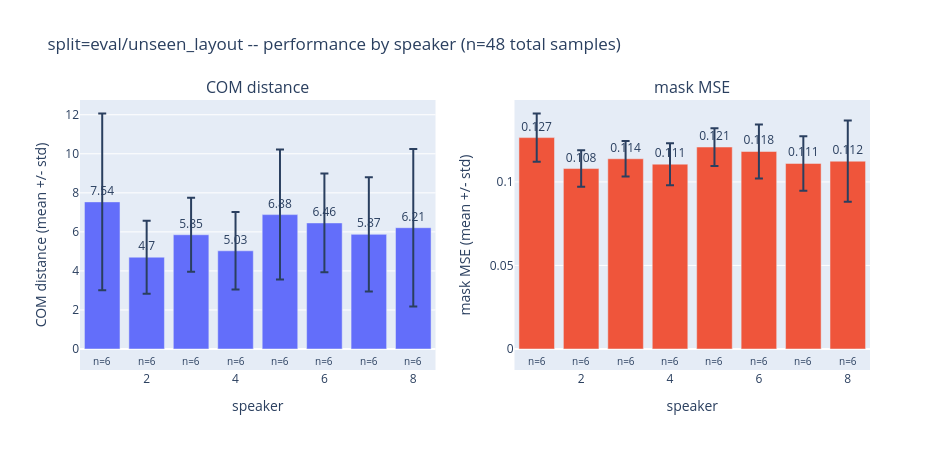
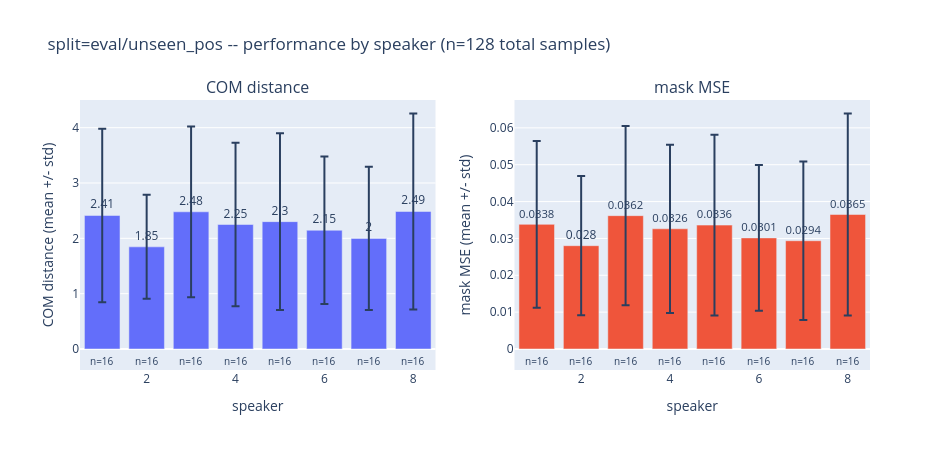
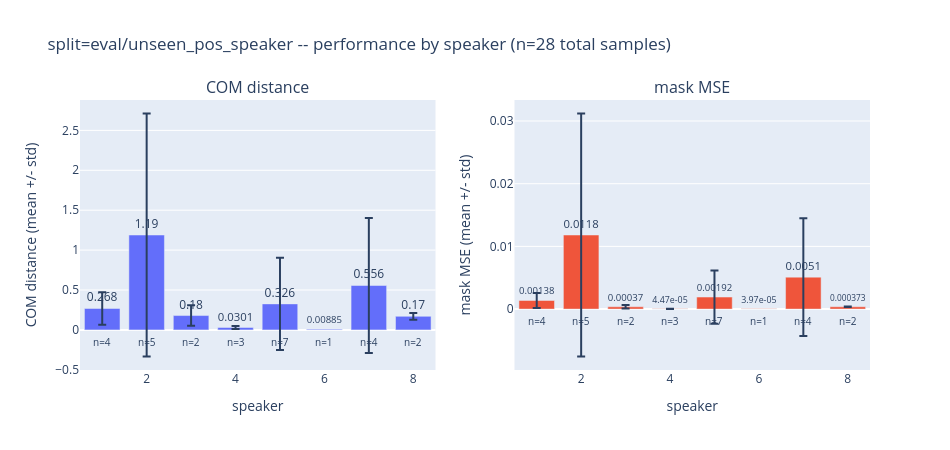
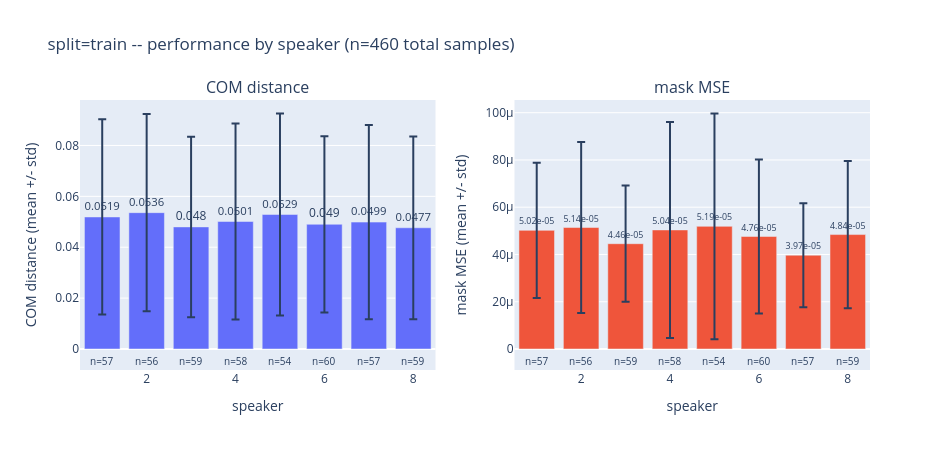

These figures' notebook cell, in order:
### Markdown cell above
# 11 Which speaker performs the best?

### Code cell
def plot_speaker_performance_by_split(df, split=None, metrics=('com_dist', 'mse'), metric_labels=None):
    # One figure with two bar-chart panels (one per metric): x=speaker, bar height=mean,
    # error bar=std, numeric mean printed on top of each bar, and the sample count for
    # that speaker printed below each bar (at y=0). The figure title reports the total
    # number of samples shown. Rows with a NaN metric (e.g. no run prediction, or
    # com_dist for an empty-box sentinel com) are dropped before aggregating.
    #
    # split: a single split name to filter to (e.g. 'train', 'eval/foo'); None (default)
    # includes all samples regardless of split in one combined plot. Call this once per
    # split yourself (e.g. in a loop over sorted(samples_df['split'].unique())) to get
    # one figure per split.
    metric_labels = metric_labels or {m: m for m in metrics}
    sdf = df.dropna(subset=list(metrics))
    if split is not None:
        sdf = sdf[sdf['split'] == split]
    if sdf.empty:
        print(f'No samples match split={split!r} with valid {metrics}.')
        return

    n_total = len(sdf)
    stats = sdf.groupby('speaker')[list(metrics)].agg(['mean', 'std', 'count'])
    speakers = stats.index.tolist()

    fig = make_subplots(rows=1, cols=len(metrics),
                        subplot_titles=[metric_labels[m] for m in metrics])
    for i, metric in enumerate(metrics, start=1):
        means = stats[(metric, 'mean')]
        stds = stats[(metric, 'std')]
        counts = stats[(metric, 'count')]
        fig.add_trace(go.Bar(
            x=speakers, y=means, error_y=dict(type='data', array=stds, visible=True),
            text=[f'{m:.3g}' for m in means], textposition='outside',
            name=metric_labels[metric], showlegend=False,
        ), row=1, col=i)
        for speaker, count in zip(speakers, counts):
            fig.add_annotation(x=speaker, y=0, text=f'n={count}', showarrow=False,
                              yshift=-12, row=1, col=i, font=dict(size=10))
        fig.update_xaxes(title_text='speaker', row=1, col=i)
        fig.update_yaxes(title_text=f'{metric_labels[metric]} (mean +/- std)', row=1, col=i)

    split_desc = 'all splits' if split is None else f'split={split}'
    fig.update_layout(title=f'{split_desc} -- performance by speaker (n={n_total} total samples)',
                      height=450, width=950)
    fig.show()

for split in sorted(samples_df['split'].dropna().unique()):
    plot_speaker_performance_by_split(samples_df, split=split, metrics=('com_dist', 'mse'),
                                      metric_labels={'com_dist': 'COM distance', 'mse': 'mask MSE'})

### Figure 1 — Plotly figure (JSON) as saved in the notebook; plotly's stock layout.template omitted (floating-point values rounded to 4 significant figures)
{"data": [{"error_y": {"array": [4.528, 1.871, 1.89, 1.982, 3.33, 2.53, 2.931, 4.035], "type": "data", "visible": true}, "name": "COM distance", "showlegend": false, "text": ["7.54", "4.7", "5.85", "5.03", "6.88", "6.46", "5.87", "6.21"], "textposition": "outside", "type": "bar", "x": [1, 2, 3, 4, 5, 6, 7, 8], "xaxis": "x", "y": [7.536, 4.703, 5.853, 5.03, 6.884, 6.458, 5.872, 6.214], "yaxis": "y"}, {"error_y": {"array": [0.01442, 0.01091, 0.01061, 0.01256, 0.0113, 0.01621, 0.01632, 0.02431], "type": "data", "visible": true}, "name": "mask MSE", "showlegend": false, "text": ["0.127", "0.108", "0.114", "0.111", "0.121", "0.118", "0.111", "0.112"], "textposition": "outside", "type": "bar", "x": [1, 2, 3, 4, 5, 6, 7, 8], "xaxis": "x2", "y": [0.1265, 0.108, 0.1138, 0.1106, 0.1209, 0.1182, 0.111, 0.1124], "yaxis": "y2"}], "layout": {"annotations": [{"font": {"size": 16}, "showarrow": false, "text": "COM distance", "x": 0.225, "xanchor": "center", "xref": "paper", "y": 1, "yanchor": "bottom", "yref": "paper"}, {"font": {"size": 16}, "showarrow": false, "text": "mask MSE", "x": 0.775, "xanchor": "center", "xref": "paper", "y": 1, "yanchor": "bottom", "yref": "paper"}, {"font": {"size": 10}, "showarrow": false, "text": "n=6", "x": 1, "xref": "x", "y": 0, "yref": "y", "yshift": -12}, {"font": {"size": 10}, "showarrow": false, "text": "n=6", "x": 2, "xref": "x", "y": 0, "yref": "y", "yshift": -12}, {"font": {"size": 10}, "showarrow": false, "text": "n=6", "x": 3, "xref": "x", "y": 0, "yref": "y", "yshift": -12}, {"font": {"size": 10}, "showarrow": false, "text": "n=6", "x": 4, "xref": "x", "y": 0, "yref": "y", "yshift": -12}, {"font": {"size": 10}, "showarrow": false, "text": "n=6", "x": 5, "xref": "x", "y": 0, "yref": "y", "yshift": -12}, {"font": {"size": 10}, "showarrow": false, "text": "n=6", "x": 6, "xref": "x", "y": 0, "yref": "y", "yshift": -12}, {"font": {"size": 10}, "showarrow": false, "text": "n=6", "x": 7, "xref": "x", "y": 0, "yref": "y", "yshift": -12}, {"font": {"size": 10}, "showarrow": false, "text": "n=6", "x": 8, "xref": "x", "y": 0, "yref": "y", "yshift": -12}, {"font": {"size": 10}, "showarrow": false, "text": "n=6", "x": 1, "xref": "x2", "y": 0, "yref": "y2", "yshift": -12}, {"font": {"size": 10}, "showarrow": false, "text": "n=6", "x": 2, "xref": "x2", "y": 0, "yref": "y2", "yshift": -12}, {"font": {"size": 10}, "showarrow": false, "text": "n=6", "x": 3, "xref": "x2", "y": 0, "yref": "y2", "yshift": -12}, {"font": {"size": 10}, "showarrow": false, "text": "n=6", "x": 4, "xref": "x2", "y": 0, "yref": "y2", "yshift": -12}, {"font": {"size": 10}, "showarrow": false, "text": "n=6", "x": 5, "xref": "x2", "y": 0, "yref": "y2", "yshift": -12}, {"font": {"size": 10}, "showarrow": false, "text": "n=6", "x": 6, "xref": "x2", "y": 0, "yref": "y2", "yshift": -12}, {"font": {"size": 10}, "showarrow": false, "text": "n=6", "x": 7, "xref": "x2", "y": 0, "yref": "y2", "yshift": -12}, {"font": {"size": 10}, "showarrow": false, "text": "n=6", "x": 8, "xref": "x2", "y": 0, "yref": "y2", "yshift": -12}], "height": 450, "title": {"text": "split=eval/unseen_layout -- performance by speaker (n=48 total samples)"}, "width": 950, "xaxis": {"anchor": "y", "domain": [0, 0.45], "title": {"text": "speaker"}}, "xaxis2": {"anchor": "y2", "domain": [0.55, 1], "title": {"text": "speaker"}}, "yaxis": {"anchor": "x", "domain": [0, 1], "title": {"text": "COM distance (mean +/- std)"}}, "yaxis2": {"anchor": "x2", "domain": [0, 1], "title": {"text": "mask MSE (mean +/- std)"}}}}

### Figure 2 — Plotly figure (JSON) as saved in the notebook; plotly's stock layout.template omitted (floating-point values rounded to 4 significant figures)
{"data": [{"error_y": {"array": [1.567, 0.9396, 1.543, 1.476, 1.597, 1.333, 1.296, 1.771], "type": "data", "visible": true}, "name": "COM distance", "showlegend": false, "text": ["2.41", "1.85", "2.48", "2.25", "2.3", "2.15", "2", "2.49"], "textposition": "outside", "type": "bar", "x": [1, 2, 3, 4, 5, 6, 7, 8], "xaxis": "x", "y": [2.413, 1.846, 2.479, 2.25, 2.302, 2.146, 1.999, 2.485], "yaxis": "y"}, {"error_y": {"array": [0.02261, 0.01888, 0.02434, 0.02281, 0.02454, 0.01978, 0.0215, 0.0274], "type": "data", "visible": true}, "name": "mask MSE", "showlegend": false, "text": ["0.0338", "0.028", "0.0362", "0.0326", "0.0336", "0.0301", "0.0294", "0.0365"], "textposition": "outside", "type": "bar", "x": [1, 2, 3, 4, 5, 6, 7, 8], "xaxis": "x2", "y": [0.03382, 0.02803, 0.03618, 0.03261, 0.03361, 0.03014, 0.02937, 0.0365], "yaxis": "y2"}], "layout": {"annotations": [{"font": {"size": 16}, "showarrow": false, "text": "COM distance", "x": 0.225, "xanchor": "center", "xref": "paper", "y": 1, "yanchor": "bottom", "yref": "paper"}, {"font": {"size": 16}, "showarrow": false, "text": "mask MSE", "x": 0.775, "xanchor": "center", "xref": "paper", "y": 1, "yanchor": "bottom", "yref": "paper"}, {"font": {"size": 10}, "showarrow": false, "text": "n=16", "x": 1, "xref": "x", "y": 0, "yref": "y", "yshift": -12}, {"font": {"size": 10}, "showarrow": false, "text": "n=16", "x": 2, "xref": "x", "y": 0, "yref": "y", "yshift": -12}, {"font": {"size": 10}, "showarrow": false, "text": "n=16", "x": 3, "xref": "x", "y": 0, "yref": "y", "yshift": -12}, {"font": {"size": 10}, "showarrow": false, "text": "n=16", "x": 4, "xref": "x", "y": 0, "yref": "y", "yshift": -12}, {"font": {"size": 10}, "showarrow": false, "text": "n=16", "x": 5, "xref": "x", "y": 0, "yref": "y", "yshift": -12}, {"font": {"size": 10}, "showarrow": false, "text": "n=16", "x": 6, "xref": "x", "y": 0, "yref": "y", "yshift": -12}, {"font": {"size": 10}, "showarrow": false, "text": "n=16", "x": 7, "xref": "x", "y": 0, "yref": "y", "yshift": -12}, {"font": {"size": 10}, "showarrow": false, "text": "n=16", "x": 8, "xref": "x", "y": 0, "yref": "y", "yshift": -12}, {"font": {"size": 10}, "showarrow": false, "text": "n=16", "x": 1, "xref": "x2", "y": 0, "yref": "y2", "yshift": -12}, {"font": {"size": 10}, "showarrow": false, "text": "n=16", "x": 2, "xref": "x2", "y": 0, "yref": "y2", "yshift": -12}, {"font": {"size": 10}, "showarrow": false, "text": "n=16", "x": 3, "xref": "x2", "y": 0, "yref": "y2", "yshift": -12}, {"font": {"size": 10}, "showarrow": false, "text": "n=16", "x": 4, "xref": "x2", "y": 0, "yref": "y2", "yshift": -12}, {"font": {"size": 10}, "showarrow": false, "text": "n=16", "x": 5, "xref": "x2", "y": 0, "yref": "y2", "yshift": -12}, {"font": {"size": 10}, "showarrow": false, "text": "n=16", "x": 6, "xref": "x2", "y": 0, "yref": "y2", "yshift": -12}, {"font": {"size": 10}, "showarrow": false, "text": "n=16", "x": 7, "xref": "x2", "y": 0, "yref": "y2", "yshift": -12}, {"font": {"size": 10}, "showarrow": false, "text": "n=16", "x": 8, "xref": "x2", "y": 0, "yref": "y2", "yshift": -12}], "height": 450, "title": {"text": "split=eval/unseen_pos -- performance by speaker (n=128 total samples)"}, "width": 950, "xaxis": {"anchor": "y", "domain": [0, 0.45], "title": {"text": "speaker"}}, "xaxis2": {"anchor": "y2", "domain": [0.55, 1], "title": {"text": "speaker"}}, "yaxis": {"anchor": "x", "domain": [0, 1], "title": {"text": "COM distance (mean +/- std)"}}, "yaxis2": {"anchor": "x2", "domain": [0, 1], "title": {"text": "mask MSE (mean +/- std)"}}}}

### Figure 3 — Plotly figure (JSON) as saved in the notebook; plotly's stock layout.template omitted (floating-point values rounded to 4 significant figures)
{"data": [{"error_y": {"array": [0.2029, 1.523, 0.129, 0.01769, 0.5767, NaN, 0.8457, 0.04149], "type": "data", "visible": true}, "name": "COM distance", "showlegend": false, "text": ["0.268", "1.19", "0.18", "0.0301", "0.326", "0.00885", "0.556", "0.17"], "textposition": "outside", "type": "bar", "x": [1, 2, 3, 4, 5, 6, 7, 8], "xaxis": "x", "y": [0.2682, 1.189, 0.1796, 0.03012, 0.3258, 0.008854, 0.5563, 0.1697], "yaxis": "y"}, {"error_y": {"array": [0.001186, 0.01937, 0.000291, 1.718e-05, 0.004241, NaN, 0.009403, 2.579e-05], "type": "data", "visible": true}, "name": "mask MSE", "showlegend": false, "text": ["0.00138", "0.0118", "0.00037", "4.47e-05", "0.00192", "3.97e-05", "0.0051", "0.000373"], "textposition": "outside", "type": "bar", "x": [1, 2, 3, 4, 5, 6, 7, 8], "xaxis": "x2", "y": [0.00138, 0.01182, 0.0003695, 4.472e-05, 0.001924, 3.973e-05, 0.005098, 0.0003734], "yaxis": "y2"}], "layout": {"annotations": [{"font": {"size": 16}, "showarrow": false, "text": "COM distance", "x": 0.225, "xanchor": "center", "xref": "paper", "y": 1, "yanchor": "bottom", "yref": "paper"}, {"font": {"size": 16}, "showarrow": false, "text": "mask MSE", "x": 0.775, "xanchor": "center", "xref": "paper", "y": 1, "yanchor": "bottom", "yref": "paper"}, {"font": {"size": 10}, "showarrow": false, "text": "n=4", "x": 1, "xref": "x", "y": 0, "yref": "y", "yshift": -12}, {"font": {"size": 10}, "showarrow": false, "text": "n=5", "x": 2, "xref": "x", "y": 0, "yref": "y", "yshift": -12}, {"font": {"size": 10}, "showarrow": false, "text": "n=2", "x": 3, "xref": "x", "y": 0, "yref": "y", "yshift": -12}, {"font": {"size": 10}, "showarrow": false, "text": "n=3", "x": 4, "xref": "x", "y": 0, "yref": "y", "yshift": -12}, {"font": {"size": 10}, "showarrow": false, "text": "n=7", "x": 5, "xref": "x", "y": 0, "yref": "y", "yshift": -12}, {"font": {"size": 10}, "showarrow": false, "text": "n=1", "x": 6, "xref": "x", "y": 0, "yref": "y", "yshift": -12}, {"font": {"size": 10}, "showarrow": false, "text": "n=4", "x": 7, "xref": "x", "y": 0, "yref": "y", "yshift": -12}, {"font": {"size": 10}, "showarrow": false, "text": "n=2", "x": 8, "xref": "x", "y": 0, "yref": "y", "yshift": -12}, {"font": {"size": 10}, "showarrow": false, "text": "n=4", "x": 1, "xref": "x2", "y": 0, "yref": "y2", "yshift": -12}, {"font": {"size": 10}, "showarrow": false, "text": "n=5", "x": 2, "xref": "x2", "y": 0, "yref": "y2", "yshift": -12}, {"font": {"size": 10}, "showarrow": false, "text": "n=2", "x": 3, "xref": "x2", "y": 0, "yref": "y2", "yshift": -12}, {"font": {"size": 10}, "showarrow": false, "text": "n=3", "x": 4, "xref": "x2", "y": 0, "yref": "y2", "yshift": -12}, {"font": {"size": 10}, "showarrow": false, "text": "n=7", "x": 5, "xref": "x2", "y": 0, "yref": "y2", "yshift": -12}, {"font": {"size": 10}, "showarrow": false, "text": "n=1", "x": 6, "xref": "x2", "y": 0, "yref": "y2", "yshift": -12}, {"font": {"size": 10}, "showarrow": false, "text": "n=4", "x": 7, "xref": "x2", "y": 0, "yref": "y2", "yshift": -12}, {"font": {"size": 10}, "showarrow": false, "text": "n=2", "x": 8, "xref": "x2", "y": 0, "yref": "y2", "yshift": -12}], "height": 450, "title": {"text": "split=eval/unseen_pos_speaker -- performance by speaker (n=28 total samples)"}, "width": 950, "xaxis": {"anchor": "y", "domain": [0, 0.45], "title": {"text": "speaker"}}, "xaxis2": {"anchor": "y2", "domain": [0.55, 1], "title": {"text": "speaker"}}, "yaxis": {"anchor": "x", "domain": [0, 1], "title": {"text": "COM distance (mean +/- std)"}}, "yaxis2": {"anchor": "x2", "domain": [0, 1], "title": {"text": "mask MSE (mean +/- std)"}}}}

### Figure 4 — Plotly figure (JSON) as saved in the notebook; plotly's stock layout.template omitted (floating-point values rounded to 4 significant figures)
{"data": [{"error_y": {"array": [0.03839, 0.03874, 0.03547, 0.03852, 0.03969, 0.03463, 0.03816, 0.03593], "type": "data", "visible": true}, "name": "COM distance", "showlegend": false, "text": ["0.0519", "0.0536", "0.048", "0.0501", "0.0529", "0.049", "0.0499", "0.0477"], "textposition": "outside", "type": "bar", "x": [1, 2, 3, 4, 5, 6, 7, 8], "xaxis": "x", "y": [0.0519, 0.05359, 0.048, 0.05012, 0.05289, 0.04902, 0.04988, 0.04765], "yaxis": "y"}, {"error_y": {"array": [2.863e-05, 3.615e-05, 2.458e-05, 4.568e-05, 4.775e-05, 3.259e-05, 2.2e-05, 3.116e-05], "type": "data", "visible": true}, "name": "mask MSE", "showlegend": false, "text": ["5.02e-05", "5.14e-05", "4.46e-05", "5.04e-05", "5.19e-05", "4.76e-05", "3.97e-05", "4.84e-05"], "textposition": "outside", "type": "bar", "x": [1, 2, 3, 4, 5, 6, 7, 8], "xaxis": "x2", "y": [5.02e-05, 5.141e-05, 4.455e-05, 5.038e-05, 5.19e-05, 4.761e-05, 3.969e-05, 4.842e-05], "yaxis": "y2"}], "layout": {"annotations": [{"font": {"size": 16}, "showarrow": false, "text": "COM distance", "x": 0.225, "xanchor": "center", "xref": "paper", "y": 1, "yanchor": "bottom", "yref": "paper"}, {"font": {"size": 16}, "showarrow": false, "text": "mask MSE", "x": 0.775, "xanchor": "center", "xref": "paper", "y": 1, "yanchor": "bottom", "yref": "paper"}, {"font": {"size": 10}, "showarrow": false, "text": "n=57", "x": 1, "xref": "x", "y": 0, "yref": "y", "yshift": -12}, {"font": {"size": 10}, "showarrow": false, "text": "n=56", "x": 2, "xref": "x", "y": 0, "yref": "y", "yshift": -12}, {"font": {"size": 10}, "showarrow": false, "text": "n=59", "x": 3, "xref": "x", "y": 0, "yref": "y", "yshift": -12}, {"font": {"size": 10}, "showarrow": false, "text": "n=58", "x": 4, "xref": "x", "y": 0, "yref": "y", "yshift": -12}, {"font": {"size": 10}, "showarrow": false, "text": "n=54", "x": 5, "xref": "x", "y": 0, "yref": "y", "yshift": -12}, {"font": {"size": 10}, "showarrow": false, "text": "n=60", "x": 6, "xref": "x", "y": 0, "yref": "y", "yshift": -12}, {"font": {"size": 10}, "showarrow": false, "text": "n=57", "x": 7, "xref": "x", "y": 0, "yref": "y", "yshift": -12}, {"font": {"size": 10}, "showarrow": false, "text": "n=59", "x": 8, "xref": "x", "y": 0, "yref": "y", "yshift": -12}, {"font": {"size": 10}, "showarrow": false, "text": "n=57", "x": 1, "xref": "x2", "y": 0, "yref": "y2", "yshift": -12}, {"font": {"size": 10}, "showarrow": false, "text": "n=56", "x": 2, "xref": "x2", "y": 0, "yref": "y2", "yshift": -12}, {"font": {"size": 10}, "showarrow": false, "text": "n=59", "x": 3, "xref": "x2", "y": 0, "yref": "y2", "yshift": -12}, {"font": {"size": 10}, "showarrow": false, "text": "n=58", "x": 4, "xref": "x2", "y": 0, "yref": "y2", "yshift": -12}, {"font": {"size": 10}, "showarrow": false, "text": "n=54", "x": 5, "xref": "x2", "y": 0, "yref": "y2", "yshift": -12}, {"font": {"size": 10}, "showarrow": false, "text": "n=60", "x": 6, "xref": "x2", "y": 0, "yref": "y2", "yshift": -12}, {"font": {"size": 10}, "showarrow": false, "text": "n=57", "x": 7, "xref": "x2", "y": 0, "yref": "y2", "yshift": -12}, {"font": {"size": 10}, "showarrow": false, "text": "n=59", "x": 8, "xref": "x2", "y": 0, "yref": "y2", "yshift": -12}], "height": 450, "title": {"text": "split=train -- performance by speaker (n=460 total samples)"}, "width": 950, "xaxis": {"anchor": "y", "domain": [0, 0.45], "title": {"text": "speaker"}}, "xaxis2": {"anchor": "y2", "domain": [0.55, 1], "title": {"text": "speaker"}}, "yaxis": {"anchor": "x", "domain": [0, 1], "title": {"text": "COM distance (mean +/- std)"}}, "yaxis2": {"anchor": "x2", "domain": [0, 1], "title": {"text": "mask MSE (mean +/- std)"}}}}
